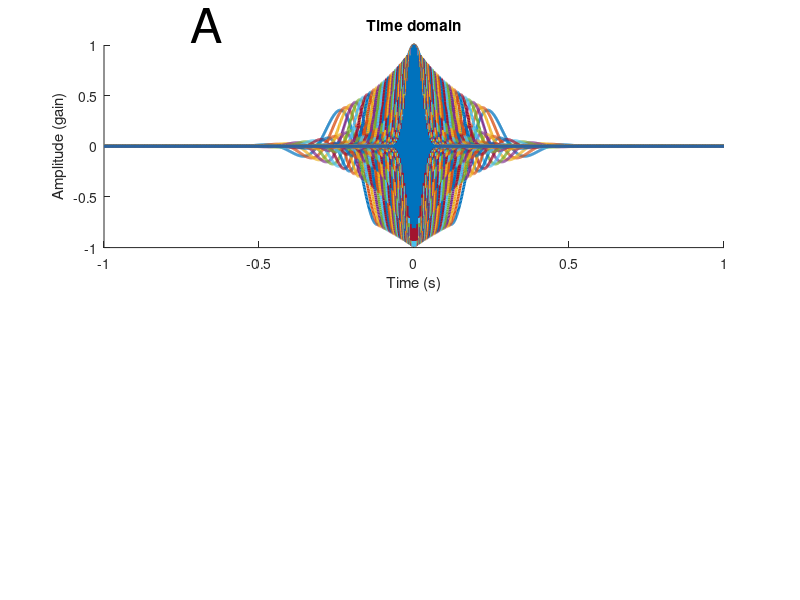

Here is the MATLAB script that generated this plot: (Note: this script raises an error after producing the figure.)
%% Step 1: Define Parameters

%initialize variables
srate = 1000; % 1,000Hz
% -500:0 baseline, 1:500 sample, 501:1310 delay (all in ms)
wavet = -1:1/srate:1; % in seconds (length doesn't matter since multiplying by zeroes won't affect convolution)
min_freq = 4; %in Hz (need several cycles in an epoch, these epochs are 500ms min so 4Hz = 2 cycles)
max_freq = 200; %may be no reason to go this high, try 100 after
num_frex = 50; %try 25-35 when only going to 100Hz, better for statistics mult comp corr, less smooth spectrogram
min_fwhm = .400; % in seconds (350ms)
max_fwhm = .050; % in seconds (50ms)
wavpts = length(wavet);
%there are N/2+1 frequencies between 0 and srate/2:
hz = linspace(0,srate/2,floor(wavpts/2)+1); % pos frequencies (not neg) up to Nyquist
frex = logspace(log10(min_freq),log10(max_freq),num_frex); %total num of freq's
% s    = logspace(log10(3),log10(12),num_frex)./(2*pi*frex); %width of gaussian
%fwhm of gaussian windows used to create wavelets logarithmically spaced:
fwhm = logspace(log10(min_fwhm),log10(max_fwhm),length(frex)); % in seconds


%% Step 2: Make wavelets, ensure they taper to 0 at either end in time domain and
% ensure Gaussian in frequency domain

% create wavelets using equation 3 from Cohen, 2018: "A better way to define
% and describe Morlet wavelets for time-frequency analysis"

% now using fwhm-specified in time domain
midp = dsearchn(wavet',0); %identify 0ms on wavelet time axis
% init outputs for empirical fwhm (time domain)
empfwhmT = zeros(length(frex),1);
for fi=1:length(frex) %loop over frequencies
    % create the Gaussian using the FWHM formula (equation 3):
    gwin = exp( (-4*log(2)*wavet.^2) ./ fwhm(fi)^2 ); 
    % measure the empirical fwhm (time domain):
    empfwhmT(fi) = wavet(midp-1+dsearchn(gwin(midp:end)',.5)) - ...
    wavet(dsearchn(gwin(1:midp)',.5));
end 
% empirical approximates specified (empfwhmT ~= fwhm)
% now make the wavelets and visualize them in time and frequency domains in
% addition to computing their fwhm 

empfwhmF = zeros(length(frex),1); %init outputs for emp fwhm (freq domain)

for fi=1:length(frex)
    %create wavelets using eq. 3: sin .* gaussian window
    wavelets(fi,:) = exp(2*1i*pi*frex(fi)*wavet).*exp( (-4*log(2)*wavet.^2) ./ fwhm(fi)^2 );
    wavelets_fft(fi,:) = fft(wavelets(fi,:)); % frequency domain (complex)
    wavelets_fft(fi,:) = wavelets_fft(fi,:)./max(wavelets_fft(fi,:)); % normalize 
    % measure the empirical fwhm (frequency domain)
    magnitude = abs(wavelets_fft(fi,1:length(hz)));
     % find left and right 1/2
    [~,peakx]  = max(wavelets_fft(fi,:)); 
    [~,left5]  = min(abs(wavelets_fft(fi,1:peakx)-.5));
    [~,right5] = min(abs(wavelets_fft(fi,peakx:end)-.5));
    right5 = right5+peakx-1;
    empfwhmF(fi) = hz(right5)-hz(left5);
end

% plot wavelets in time domain- ensure all taper to 0 (or very close)
figure(1), clf
subplot(211)
plot(wavet,real(wavelets),'linew',2)
xlabel('Time (s)'), ylabel('Amplitude (gain)')
text(-0.72,1.2,'A','fontsize',35); box off
title('Time domain'); ax=gca; ax.FontSize = 25;
% plot wavelets in frequency domain- ensure all are symmetric about their
% peak frequency and they taper to 0 on the ends
subplot(212)
plot(hz,abs(wavelets_fft(:,1:length(hz))).^2,'linew',2)
set(gca,'xlim',[0 225]); text(-23,1.08,'B','fontsize',35);
xlabel('Frequency (Hz)'), ylabel('Normalized Power')
title('Frequency domain'); ax=gca; ax.FontSize = 25; box off
% export_fig('wavelets','-png','-transparent'); %save transparent pdf in pwd

% plot FWHM in time domain to show how much temporal smoothing occurs
figure(2), clf
subplot(211)
% plot(frex,empfwhmT*1000,'o:','markersize',8,'markerfacecolor','w','linew',2)
% semilogx(frex,empfwhmT*1000,'o:','markersize',8,'markerfacecolor','w','linew',2)
semilogx(frex,empfwhmT*1000,'.','markersize',25,'markerfacecolor','b')
% set(gca,'xlim',[0 max(frex)*1.05],'ylim',[0 max(empfwhmT)*1000*1.05])
set(gca,'ylim',[0 max(empfwhmT)*1000*1.05],'xminortick','off'); 
xticks(round(frex(1:3:end),1)); ylabel('FWHM (ms)')
text(2.2,max(empfwhmT)*1000*1.05+35,'A','fontsize',35);
title('Temporal Resolution log-lin'); ax=gca; ax.FontSize = 25;
ax.XTickLabel=[]; box off

% plot FWHM in frequency domain to show how much spectral smoothing occurs
subplot(212)
% plot(frex,empfwhmF,'s:','markersize',10,'markerfacecolor','w','linew',2)
% semilogx(frex,empfwhmF,'s:','markersize',8,'markerfacecolor','w','linew',2)
semilogx(frex,empfwhmF,'.','markersize',25,'markerfacecolor','b')
set(gca,'ylim',[0 max(empfwhmF)*1.05],'xminortick','off')
text(2.2,max(empfwhmF)*1.05+1,'B','fontsize',35);
xticks(round(frex(1:3:end),1)); box off
% set(gca,'xlim',[0 max(frex)*1.05],'ylim',[0 max(empfwhmF)*1.05],'xtick',frex)
xlabel('Wavelet frequency (Hz)'), ylabel('FWHM (Hz)')
title('Spectral Resolution log-lin'); ax=gca; ax.FontSize = 25;
% export_fig('fwhm smoothing','-png','-transparent'); %save transparent pdf in pwd

% Prepped figs for paper- check after the T/F analysis, may need
% to change parameters of wavelets to extract analytic signal in diff ways

%% Create analytic signal using the complex morlet wavelet family for both 
% monkeys, both conditions, all days, all channels and all trials

% load lfp's from:
% \OneDrive\Documents\PhD @ FAU\research\High Frequency FP Activity in VWM\data

load('time_domain-m1.mat') %dataM1goodCorR1 & dataM1goodIncR1
load('time_domain-m2.mat') %dataM2goodCorR1 & dataM2goodIncR1

%package into data variable 1: correct & 2: incorrect, then remove
data.mAgoodR1(1) = dataM1goodCorR1; data.mAgoodR1(2) = dataM1goodIncR1; 
data.mBgoodR1(1) = dataM2goodCorR1; data.mBgoodR1(2) = dataM2goodIncR1; 
clear dataM1goodCorR1 dataM2goodCorR1 dataM1goodIncR1 dataM2goodIncR1

%504 samples in baseline
%505 samples in cue
%811 samples in delay
%274 samples in match (check this)
%2094 total samples across all chans

% begin definining convolution parameters
n_wavelet = length(wavet);
half_of_wavelet_size = floor(n_wavelet/2)+1;
% define trial timeline
signalt = -.504:1/srate:1.589; %504 (nonzero sample) + 811 (delay) + 274 (match)=1589ms
signalt = -.5:1/srate:1.31; % in seconds
% vector of time points to save in post-analysis downsampling
times2save = -400:10:1466; % in ms, 1466 = 505 (sample) + 811 (delay) + 150 (match)
% time vector converted to indices
times2saveidx = dsearchn((signalt.*1000)',times2save');
% define baseline time
baset = [-.4 -.1]; % in seconds
baseidx = dsearchn(signalt',baset');

% monkeys=fieldnames(data');
monkey=monkeys(end)
dday=alldays(end)
chan=allchans(end);


tic
%correct + incorrect
for monkey=fieldnames(data)' %loop thru monkeys
    for i=1:2 %1 is correct, 2 is incorrect
        alldays = fieldnames(data.(monkey{:})(i))'; %extract all days
        for dday=alldays %loop thru days
            allchans = size(data.(monkey{:})(i).(dday{:}).lfp,1);
            %remove erp to free up space
            data.(monkey{:})(i).(dday{:}) = rmfield(data.(monkey{:})(i).(dday{:}),'erp');
            tic
            for chan=1:allchans %loop thru chans
                %rem single chan dim, convert to µV (1V = 10^6µV =1,000,000µV)
                %and confirm time x trials leftover
                signal = squeeze(data.(monkey{:})(i).(dday{:}).lfp(chan,:,:)).* 1e6;
                reflectsig_all = zeros(size(signal,1)+2*n_wavelet,size(signal,2)); %initialize reflected signals mat
                % reflect all trials
                for signalN=1:size(signal,2) %loop through trials
                    reflectsig = [ signal(n_wavelet:-1:1,signalN); signal(:,signalN); signal(end:-1:end-n_wavelet+1,signalN); ];        
                    reflectsig_all(:,signalN) = reflectsig;
                end
                % concatenate into a super-trial
                reflectsig_supertri = reshape(reflectsig_all,1,[]); % reshape to 1D time-trials
        %         % plot original signal (example from mB chan 23 trial 848
        %         figure(1), clf
        %         subplot(211)
        %         plot(signal(:,848)','LineWidth',2,'color','b')
        %         set(gca,'xlim',[0 numel(reflectsig)]-n_wavelet)
        %         ylabel('Voltage (\muV)'); title('Original Signal')
        %         ax=gca; ax.FontSize = 25; x1=xticklabels; 
        %         set(gca, 'XTickLabel', []); box off
        %         % plot reflected signal
        %         subplot(212)
        %         p21=plot(n_wavelet+1:length(signal(:,848))+n_wavelet,signal(:,848),...
        %             'LineWidth',3,'color','b');
        %         hold on
        %         p22=plot(reflectsig,'-','LineWidth',2,'color','k');
        %         p22.Color(4) = 0.35; %change transparency
        %         set(gca,'xlim',[0 numel(reflectsig)])
        %         title('Reflected Signal'); xlabel('Time step (ms)')
        %         ylabel('Voltage (\muV)')
        %         ax=gca; ax.FontSize = 25; xticklabels(x1); box off
        %         legend({'original';'reflected'},'FontSize',25,'Location','best','box','off')
        %         export_fig('reflected signal','-png','-transparent'); %save transparent pdf in pwd
                % step 1: finish defining convolution parameters
                n_data = length(reflectsig_supertri); % time*trials
                n_convolution = n_wavelet+n_data-1;
                % step 2: take FFTs
                fft_data = fft(reflectsig_supertri,n_convolution); % all trials for chan
                % which area is this chan
                area = char(data.(monkey{:})(i).(dday{:}).areas(chan));
                %init power mat: freqidx x time x trials:
                pow = zeros(length(frex),length(times2save),size(signal,2)); 
                parfor fi=1:length(frex)
                    % FFT of wavelet
                    fft_wavelet = fft(wavelets(fi,:),n_convolution);
                    % step 3: normalize kernel by scaling amplitudes to one in the 
                    % frequency domain. prevents amplitude from decreasing with 
                    % increasing frequency. diff from 1/f scaling
                    fft_wavelet = fft_wavelet ./ max(fft_wavelet);
                    % step 4: point-wise multiply and take iFFT
                    as = ifft( fft_data.*fft_wavelet ); % analytic signal
                    % step 5: trim wings
                    as = as(half_of_wavelet_size:end-half_of_wavelet_size+1);
                    % step 6: reshape back to reflected time-by-trials
                    as = reshape(as,size(reflectsig_all,1),size(reflectsig_all,2));
                    % step 7: chop off the reflections
                    as = as(n_wavelet+1:end-n_wavelet,:);
                    % as is now a time x trial complex matrix
        %             % compute baseline power averaged over trials then timepoints
        %             basePow = mean( mean( abs( as(baseidx(1):baseidx(2),:).^2 ),2 ),1 );
                    % store dB-norm'd down-sampled power for each frequency in freq
                    % x time x trials
        %             dbpow(fi,:,:) = 10*log10( abs( as(times2saveidx,:) ) .^2 ./basePow); 
                    % save raw power for ea. freqidx x down-sampled time x
                    % trial
                    pow(fi,:,:) = abs( as(times2saveidx,:) ) .^2;
                    % mean( abs( as_ ).^2, 2);
%                     clear fft_wavelet as % start anew with these var's ea. loop
                end
                %save downsampled power as chan x freqidx x time x trials
                data.(monkey{:})(i).(dday{:}).power(chan,:,:,:) = pow;                
                clear pow % start anew with this var ea. loop
            end
            toc
%             find(squeeze(data.(monkey{:})(i).(dday{:}).power(13,:,:,:))~=0); %testing
            %remove lfp to free up space in data var since we're done w/ it
            data.(monkey{:})(i).(dday{:}) = rmfield(data.(monkey{:})(i).(dday{:}),'lfp');
        end
    end
end
toc

%759.832210 seconds. (lab pc) saved average power
% save avg power in var ie: data.mAgoodR1(1).d060406.pow (chan x freqidx x time) in :
% OneDrive\Documents\PhD @ FAU\research\High Frequency FP Activity in VWM\data
% also has ie: data.mAgoodR1(1).d060406.areas (areas for each chan)

%only the last channel is showing up 
%find(squeeze(data.mBgoodR1(2).d090625.pow(10,:,:,:))~=0); %testing
% find(squeeze(pow(19,:,:))~=0); %testing


